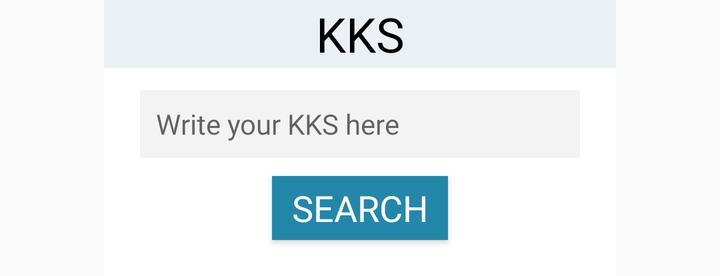
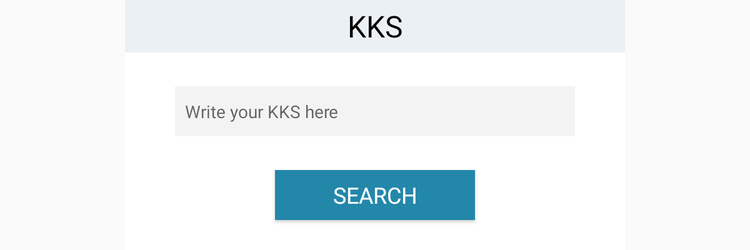

One screen, two layout resources from the same app: the default and the repository's alternative for another configuration. Each is rendered where Android would select it; the XML of both is given below.
<!-- AndroidManifest.xml: application theme AppTheme -->
<!-- res/layout/dialog.xml -->
<?xml version="1.0" encoding="utf-8"?>
<androidx.constraintlayout.widget.ConstraintLayout xmlns:android="http://schemas.android.com/apk/res/android"
        xmlns:app="http://schemas.android.com/apk/res-auto"
        xmlns:tools="http://schemas.android.com/tools"
        android:layout_width="256dp"
        android:layout_height="138dp"
        android:layout_gravity="center"
        android:background="#FFFFFF"
        android:gravity="center"
        tools:ignore="Overdraw">

    <EditText
            android:id="@+id/mkks2"
            android:layout_width="220dp"
            android:layout_height="34dp"
            android:layout_marginTop="45dp"
            android:autofillHints=""
            android:background="#F3F3F3"
            android:hint="Write your KKS here"
            android:inputType="textCapCharacters"
            android:paddingLeft="8dp"
            android:textAllCaps="true"
            android:textCursorDrawable="@drawable/black"
            android:textSize="14sp"
            app:layout_constraintEnd_toEndOf="parent"
            app:layout_constraintStart_toStartOf="parent"
            app:layout_constraintTop_toTopOf="parent"
            tools:ignore="Autofill,HardcodedText,RtlHardcoded,RtlSymmetry,UnusedAttribute" />

    <Button
            android:id="@+id/dsearch"
            android:layout_width="88dp"
            android:layout_height="32dp"
            android:layout_marginTop="70dp"
            android:background="@drawable/buttoncolors"
            android:text="Search"
            android:textColor="#FFFFFF"
            android:textSize="18sp"
            android:textStyle="normal"
            app:layout_constraintBottom_toBottomOf="parent"
            app:layout_constraintEnd_toEndOf="@+id/textView3"
            app:layout_constraintStart_toStartOf="parent"
            app:layout_constraintTop_toTopOf="parent"
            tools:ignore="HardcodedText" />

    <Button
            android:layout_width="13dp"
            android:layout_height="27dp"
            android:text="Cancel"
            android:visibility="invisible"
            tools:ignore="HardcodedText,MissingConstraints"
            tools:layout_editor_absoluteX="193dp"
            tools:layout_editor_absoluteY="153dp" />

    <androidx.constraintlayout.widget.Barrier
            android:layout_width="wrap_content"
            android:layout_height="wrap_content"
            app:barrierDirection="left" />

    <TextView
            android:id="@+id/textView3"
            android:layout_width="256dp"
            android:layout_height="34dp"
            android:background="@drawable/shadow"
            android:gravity="center"
            android:text="KKS"
            android:textColor="#000000"
            android:textSize="24sp"
            app:layout_constraintEnd_toEndOf="parent"
            app:layout_constraintStart_toStartOf="parent"
            app:layout_constraintTop_toTopOf="parent"
            tools:ignore="HardcodedText" />


</androidx.constraintlayout.widget.ConstraintLayout>
<!-- resources referenced by this layout -->
<resources>
  <!-- drawable black (drawable) -->
  <?xml version="1.0" encoding="utf-8"?>
  <shape xmlns:android="http://schemas.android.com/apk/res/android"
          android:shape="rectangle">
      <size android:width="2dp" />
      <solid android:color="#000000" />
  </shape>
  <!-- drawable buttoncolors (drawable) -->
  <?xml version="1.0" encoding="utf-8"?>
  <selector xmlns:android="http://schemas.android.com/apk/res/android">
      <item android:drawable="@drawable/test2" android:state_focused="true" android:state_pressed="true" />
  
      <item android:drawable="@drawable/test2" android:state_focused="false" android:state_pressed="true" />
      <item android:drawable="@drawable/shadow2" />
  </selector>
  <!-- drawable shadow (drawable) -->
  <?xml version="1.0" encoding="utf-8"?>
  <layer-list xmlns:android="http://schemas.android.com/apk/res/android">
      <item>
          <shape android:shape="rectangle">
              <solid android:color="#EBF0F5" />
          </shape>
      </item>
  </layer-list>
  <style name="AppTheme" parent="Theme.MaterialComponents.Light.NoActionBar.Bridge">
          <item name="fontFamily">@font/siemens</item>
          
          
      </style>
  <!-- drawable test2 (drawable) -->
  <?xml version="1.0" encoding="utf-8"?>
  <layer-list xmlns:android="http://schemas.android.com/apk/res/android">
      <item>
          <shape android:shape="rectangle">
              <solid android:color="#8A00E5" />
              <corners android:radius="32dp" />
          </shape>
      </item>
  </layer-list>
  <!-- drawable shadow2 (drawable) -->
  <?xml version="1.0" encoding="utf-8"?>
  <layer-list xmlns:android="http://schemas.android.com/apk/res/android">
      <item>
          <shape android:shape="rectangle">
              <solid android:color="#2387AA" />
          </shape>
      </item>
  </layer-list>
</resources>
<!-- res/layout-sw600dp/dialog.xml (the repository's variant of the layout above) -->
<!-- drawn on a 7-inch tablet held upright -->
<?xml version="1.0" encoding="utf-8"?>
<androidx.constraintlayout.widget.ConstraintLayout xmlns:android="http://schemas.android.com/apk/res/android"
        xmlns:app="http://schemas.android.com/apk/res-auto"
        xmlns:tools="http://schemas.android.com/tools"
        android:layout_width="400dp"
        android:layout_height="200dp"
        android:layout_gravity="center"
        android:background="#FFFFFF"
        android:gravity="center"
        tools:ignore="Overdraw">


    <EditText
            android:id="@+id/mkks2"
            android:layout_width="320dp"
            android:layout_height="40dp"
            android:autofillHints=""
            android:background="#F3F3F3"
            android:hint="Write your KKS here"
            android:inputType="textCapCharacters"
            android:paddingLeft="8dp"
            android:textAllCaps="true"
            android:textCursorDrawable="@drawable/black"
            android:textSize="14sp"
            app:layout_constraintBottom_toTopOf="@+id/dsearch"
            app:layout_constraintEnd_toEndOf="parent"
            app:layout_constraintStart_toStartOf="parent"
            app:layout_constraintTop_toBottomOf="@+id/textView3"
            tools:ignore="Autofill,HardcodedText,RtlHardcoded,RtlSymmetry,UnusedAttribute" />

    <Button
            android:id="@+id/dsearch"
            android:layout_width="160dp"
            android:layout_height="40dp"
            android:layout_marginBottom="24dp"
            android:background="@drawable/buttoncolors"
            android:text="Search"
            android:textColor="#FFFFFF"
            android:textSize="18sp"
            android:textStyle="normal"
            app:layout_constraintBottom_toBottomOf="parent"
            app:layout_constraintEnd_toEndOf="parent"
            app:layout_constraintStart_toStartOf="parent"
            tools:ignore="HardcodedText" />

    <Button
            android:layout_width="13dp"
            android:layout_height="27dp"
            android:text="Cancel"
            android:visibility="invisible"
            tools:ignore="HardcodedText,MissingConstraints"
            tools:layout_editor_absoluteX="193dp"
            tools:layout_editor_absoluteY="153dp" />

    <androidx.constraintlayout.widget.Barrier
            android:layout_width="wrap_content"
            android:layout_height="wrap_content"
            app:barrierDirection="left" />

    <TextView
            android:id="@+id/textView3"
            android:layout_width="400dp"
            android:layout_height="42dp"
            android:background="@drawable/shadow"
            android:gravity="center"
            android:text="KKS"
            android:textColor="#000000"
            android:textSize="24sp"
            app:layout_constraintEnd_toEndOf="parent"
            app:layout_constraintStart_toStartOf="parent"
            app:layout_constraintTop_toTopOf="parent"
            tools:ignore="HardcodedText" />


</androidx.constraintlayout.widget.ConstraintLayout>
